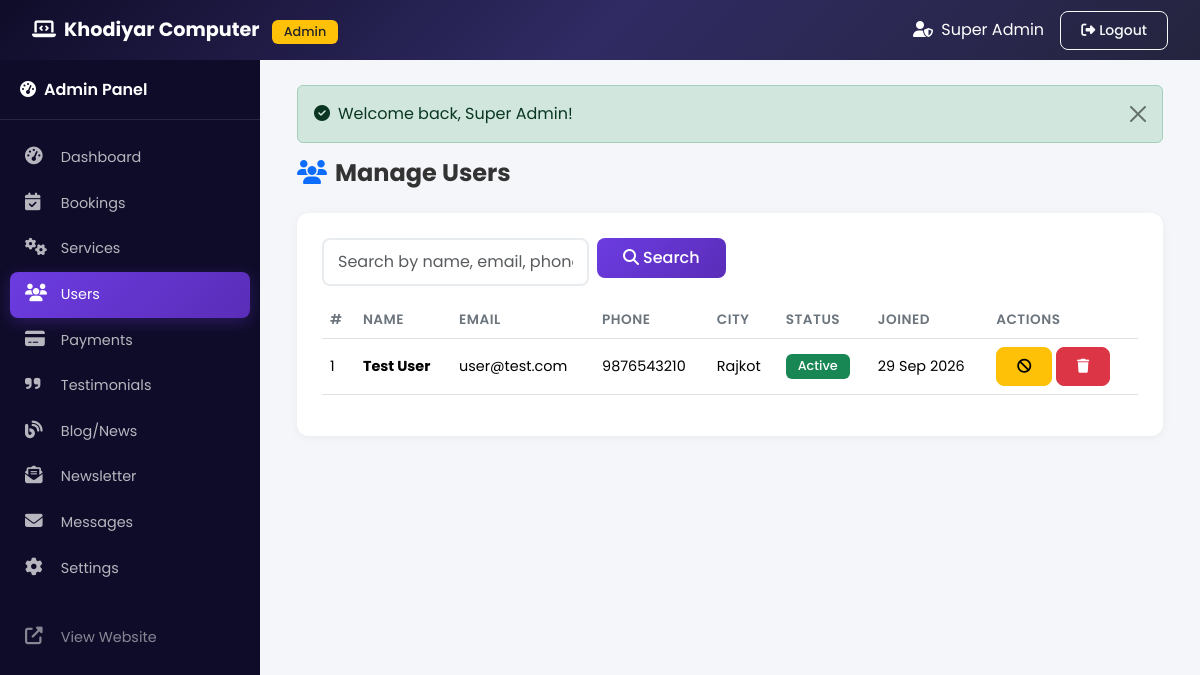
Page /admin/users.php (signed in) on the committed database.
### tables this page shows
CREATE TABLE IF NOT EXISTS `users` (
    `id` INT(11) NOT NULL AUTO_INCREMENT,
    `full_name` VARCHAR(100) NOT NULL,
    `email` VARCHAR(100) NOT NULL UNIQUE,
    `phone` VARCHAR(20) NOT NULL,
    `password` VARCHAR(255) NOT NULL,
    `address` TEXT DEFAULT NULL,
    `city` VARCHAR(100) DEFAULT NULL,
    `state` VARCHAR(100) DEFAULT NULL,
    `pincode` VARCHAR(10) DEFAULT NULL,
    `status` ENUM('active', 'inactive') NOT NULL DEFAULT 'active',
    `created_at` TIMESTAMP NOT NULL DEFAULT CURRENT_TIMESTAMP,
    `updated_at` TIMESTAMP NOT NULL DEFAULT CURRENT_TIMESTAMP ON UPDATE CURRENT_TIMESTAMP,
    PRIMARY KEY (`id`),
    INDEX `idx_email` (`email`),
    INDEX `idx_status` (`status`)
);

### config/database.php (called while the page is built, shortened)
<?php
function getConnection() {
    static $conn = null;
    if ($conn === null) {
        try {
            $conn = new PDO(
                "mysql:host=" . DB_HOST . ";dbname=" . DB_NAME . ";charset=utf8mb4",
                DB_USER,
                DB_PASS,
                [
                    PDO::ATTR_ERRMODE => PDO::ERRMODE_EXCEPTION,
                    PDO::ATTR_DEFAULT_FETCH_MODE => PDO::FETCH_ASSOC,
                    PDO::ATTR_EMULATE_PREPARES => false,
                ]
            );
        } catch (PDOException $e) {
            die("Database Connection Failed: " . $e->getMessage());
        }
    }
    return $conn;
}
function dbQuery($sql, $params = []) {
    $stmt = getConnection()->prepare($sql);
    $stmt->execute($params);
    return $stmt;
}
function dbFetchAll($sql, $params = []) {
    return dbQuery($sql, $params)->fetchAll();
}

### config/helpers.php (called while the page is built, shortened)
<?php
function getStatusBadge($status) {
    $badges = [
        'pending' => 'warning',
        'confirmed' => 'info',
        'in_progress' => 'primary',
        'completed' => 'success',
        'cancelled' => 'danger',
        'rejected' => 'danger',
        'active' => 'success',
        'inactive' => 'secondary'
    ];
    return $badges[$status] ?? 'secondary';
}

### admin/users.php (the view, shortened to what this page needs)
<?php
include 'includes/header.php';
$search = $_GET['search'] ?? '';
$sql = "SELECT * FROM users WHERE 1=1";
$params = [];
$sql .= " ORDER BY created_at DESC";
$users = dbFetchAll($sql, $params);
?>
<div class="page-header">
    <h4><i class="fas fa-users me-2 text-primary"></i>Manage Users</h4>
</div>
<div class="content-card">
    <form method="GET" class="row g-2 mb-3">
        <div class="col-md-4">
            <input type="text" name="search" class="form-control" placeholder="Search by name, email, phone..." value="<?php echo htmlspecialchars($search); ?>">
        </div>
        <div class="col-md-2">
            <button type="submit" class="btn btn-primary-gradient w-100"><i class="fas fa-search me-1"></i>Search</button>
        </div>
    </form>
    <?php if (count($users) > 0): ?>
    <div class="table-responsive">
        <table class="table table-hover">
            <thead>
                <tr>
                    <th>#</th>
                    <th>Name</th>
                    <th>Email</th>
                    <th>Phone</th>
                    <th>City</th>
                    <th>Status</th>
                    <th>Joined</th>
                    <th>Actions</th>
                </tr>
            </thead>
            <tbody>
                <?php foreach ($users as $index => $u): ?>
                <tr>
                    <td><?php echo $index + 1; ?></td>
                    <td><strong><?php echo htmlspecialchars($u['full_name']); ?></strong></td>
                    <td><?php echo htmlspecialchars($u['email']); ?></td>
                    <td><?php echo htmlspecialchars($u['phone']); ?></td>
                    <td><?php echo htmlspecialchars($u['city'] ?? '--'); ?></td>
                    <td>
                        <span class="badge bg-<?php echo getStatusBadge($u['status']); ?>">
                            <?php echo ucfirst($u['status']); ?>
                        </span>
                    </td>
                    <td><?php echo date('d M Y', strtotime($u['created_at'])); ?></td>
                    <td>
                        <form method="POST" class="d-inline">
                            <button type="submit" class="btn btn-sm btn-<?php echo $u['status'] === 'active' ? 'warning' : 'success'; ?>" title="Toggle Status">
                                <i class="fas <?php echo $u['status'] === 'active' ? 'fa-ban' : 'fa-check'; ?>"></i>
                            </button>
                        </form>
                        <form method="POST" class="d-inline" onsubmit="return confirm('Delete this user and all their data?');">
                            <button type="submit" class="btn btn-sm btn-danger"><i class="fas fa-trash"></i></button>
                        </form>
                    </td>
                </tr>
                <?php endforeach; ?>
            </tbody>
        </table>
    </div>
    <?php endif; ?>
</div>
<?php include 'includes/footer.php'; ?>

### admin/css/admin.css (style rules this page uses)
:root { --sidebar-width: 260px; --topbar-height: 60px; --primary: #6C3CE1; --primary-dark: #5A2DB8; --dark: #1a1a2e; --sidebar-bg: #0F0C29; --sidebar-hover: #1A1640; }
* { margin: 0; padding: 0; box-sizing: border-box; }
body { font-family: 'Poppins', sans-serif; background: #f4f6f9; overflow-x: hidden; }
.page-header { display: flex; justify-content: space-between; align-items: center; margin-bottom: 25px; flex-wrap: wrap; gap: 15px; }
.page-header h4 { font-weight: 700; color: #333; margin: 0; }
.content-card { background: #fff; border-radius: 12px; padding: 25px; box-shadow: 0 2px 10px rgba(0,0,0,0.05); }
.table th { font-weight: 600; font-size: 0.85rem; text-transform: uppercase; letter-spacing: 0.5px; color: #6c757d; border-top: none; }
.table td { vertical-align: middle; font-size: 0.9rem; }
.form-control, .form-select { padding: 10px 14px; border-radius: 8px; border: 2px solid #e9ecef; transition: all 0.3s ease; font-family: 'Poppins', sans-serif; }
.btn { padding: 8px 20px; font-weight: 500; border-radius: 8px; transition: all 0.3s ease; font-family: 'Poppins', sans-serif; }
.btn-primary-gradient { background: linear-gradient(135deg, #6C3CE1, #5A2DB8); color: #fff; border: none; }
.badge { padding: 6px 12px; font-weight: 500; font-size: 0.8rem; }

### rows in the picture
users: full_name "Test User", email "user@test.com", phone "9876543210", city "Rajkot", status "Active", created_at "29 Sep 2026"

### other values in the picture
$_SESSION['admin_name'] "Super Admin"
$msg['message'] "Welcome back, Super Admin!"
